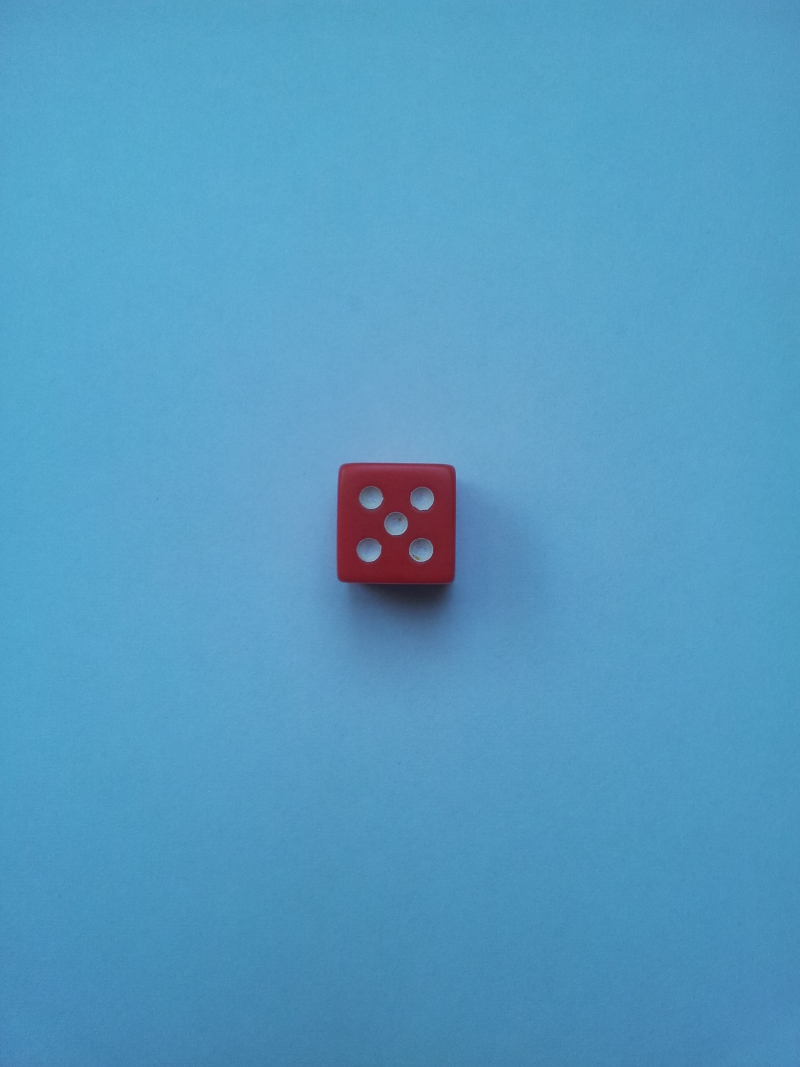
#> input picture dice.jpg, 800 x 1067 px, given in place of the camera
$ python camera2.py   (older library calls are emulated)
#> lines starting #> are read from the running program, lines starting #| are printed output that depends on the picture; after the words box and inside, x2 and y2 are one past the last pixel; in counts of white or black regions, pixels touching at a corner belong together
#> in playCamera, klatka is the input picture: shape (1067, 800, 3); mean B, G, R 193.8, 154.6, 84.5
import cv2
import numpy as np
from skimage.exposure import exposure

minSquare = 40

def findCircles(image, contours):   #RETURN LIST OF CIRCLES
    X = contours[:,0][:,0]
    Y = contours[:,0][:,1]
    if( max(X)-min(X)<minSquare or max(Y)-min(Y)<minSquare ): return []
    img = image[min(Y):max(Y),min(X):max(X)]
    img = exposure.rescale_intensity(img, in_range=(np.percentile(img, (50)), 255), out_range=(0, 255))
    size = max(max(X)-min(X) , max(Y)-min(Y))
    cv2.imshow("MAła kostka", img)

    circles = cv2.HoughCircles(img,cv2.HOUGH_GRADIENT,1000,1000)
    print(circles) #SHOULD PRINT CIRCLES :/
    if circles is None: return []
    circles = np.uint16(np.around(circles))
    return circles[0,:]

def findSquares(image):
    image2, conturs, hierarchy = cv2.findContours(image.copy(), cv2.RETR_TREE, cv2.CHAIN_APPROX_SIMPLE)
    diceContours = []
    for c in conturs:
        perimeter = cv2.arcLength(c, True)
        approximation = cv2.approxPolyDP(c, 0.08 * perimeter, True)
        if len(approximation) == 4:
            diceContours.append(approximation)
    return diceContours

def passing(x):
    pass

# [4 lines of commented-out code are left out]

def findAndDraw(image):
    if image is None: return
    img = cv2.cvtColor(image.copy(), cv2.COLOR_BGR2HSV)
#> img: shape (1067, 800, 3); mean H, S, V 101.7, 146, 194.7

    img = cv2.medianBlur(img,5)
#> img: shape (1067, 800, 3); mean H, S, V 101.7, 146, 194.7
    innerRange= cv2.inRange(img, np.array([0, 0, 0],dtype="uint8"), np.array([10, 255, 255],dtype="uint8"))
#> innerRange: shape (1067, 800); every value is 0
    outerRange = cv2.inRange(img, np.array([160, 0, 0],dtype="uint8"), np.array([180, 255, 255],dtype="uint8"))
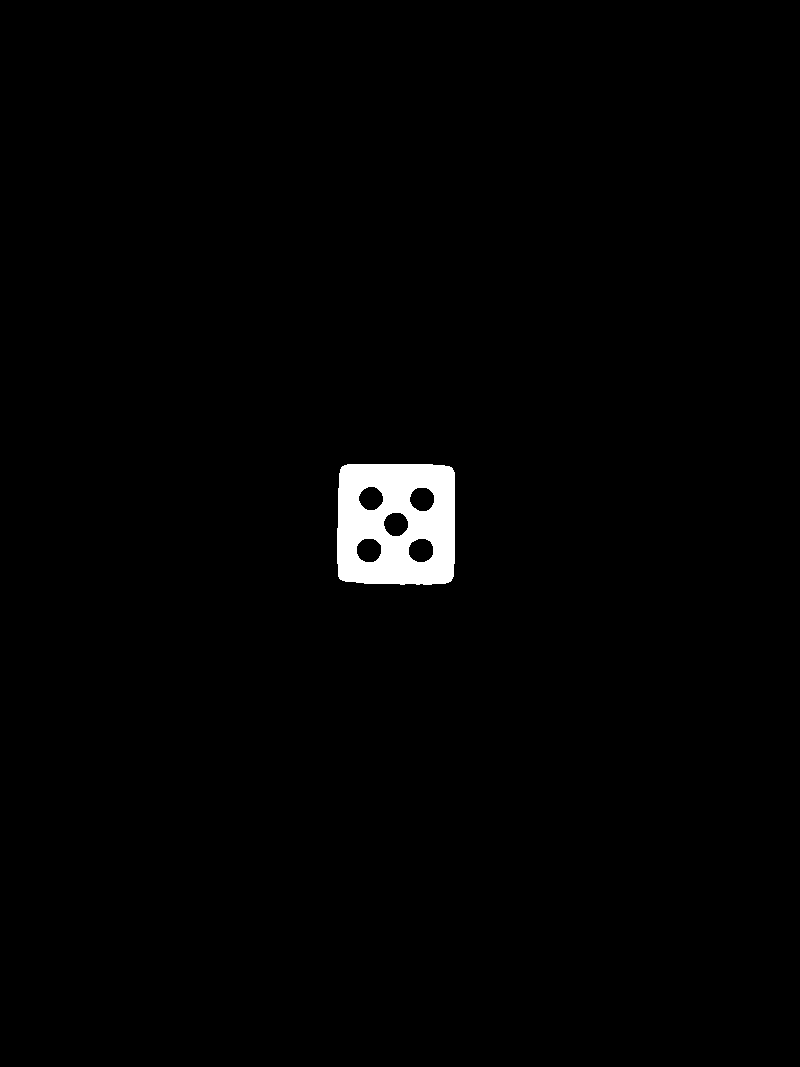
#> outerRange: shape (1067, 800); 1.4% white; 1 white region, box (x1, y1, x2, y2) and area: (337, 464, 455, 585) 11688
    wholeRange = innerRange + outerRange

    kernel = np.ones((3, 3), np.uint8)
    wholeRange = cv2.morphologyEx(wholeRange, cv2.MORPH_OPEN, kernel, iterations=2)
#> wholeRange: shape (1067, 800); 1.4% white; 1 white region, box (x1, y1, x2, y2) and area: (337, 464, 455, 585) 11684
    wholeRange = cv2.morphologyEx(wholeRange,cv2.MORPH_CLOSE,kernel,iterations=2)

    img = cv2.bitwise_and(img,img,mask=wholeRange)
#> img: shape (1067, 800, 3); mean H, S, V 2.4, 2.4, 1.6
    test = img.copy()
    test = cv2.cvtColor(test, cv2.COLOR_HSV2BGR);

    # per = cv2.getTrackbarPos("c1",track)
    # per= np.percentile(img,v)    #RESCALE CONTRAST

    per = 80
    img[:,:,2] = exposure.rescale_intensity(img[:,:,2], in_range=(per, 150), out_range=(0, 255))
#> img: shape (1067, 800, 3); mean H, S, V 2.4, 2.4, 1.8


    # per = cv2.getTrackbarPos("c2",track)
    per = 10
    # per= np.percentile(img,s)    #RESCALE CONTRAST
    img[:,:,1] = exposure.rescale_intensity(img[:,:,1], in_range=(0, per), out_range=(0, 255))
#> img: shape (1067, 800, 3); mean H, S, V 2.4, 3.5, 1.8


    img[:,:,2] = img[:,:,2]*(((np.float32(img[:,:,1])/255)+1)/2)
    # img[:,:,1] = np.where(img[:,:,1] < 80, 0, 255)  # Expected results


    img = cv2.cvtColor(img,cv2.COLOR_HSV2BGR);
    imgR = img.copy()
    imgR = cv2.cvtColor(imgR, cv2.COLOR_BGR2GRAY)

    imgR = exposure.rescale_intensity(imgR, in_range=(0, 80), out_range=(0, 255))

    cv2.imshow("BEFORE", imgR)

    per, per2 = np.percentile(imgR,(80,100))    #RESCALE CONTRAST
#> per = 0; per2 = 251.8
    if per2 > per:
        imgR = exposure.rescale_intensity(imgR, in_range=(per,per2), out_range=(0,255))
#> (the run stopped early here; a loop or call above may not have finished)
